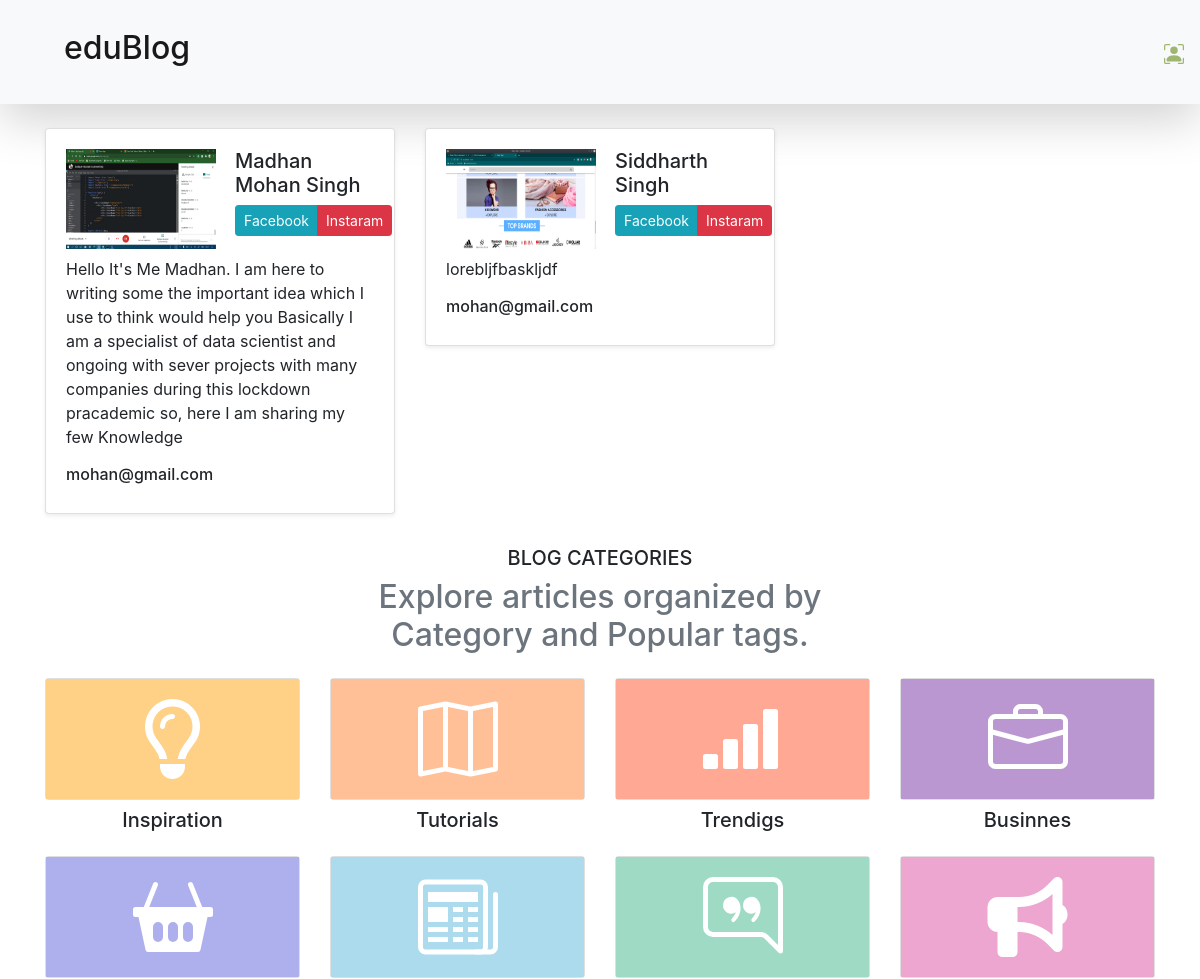
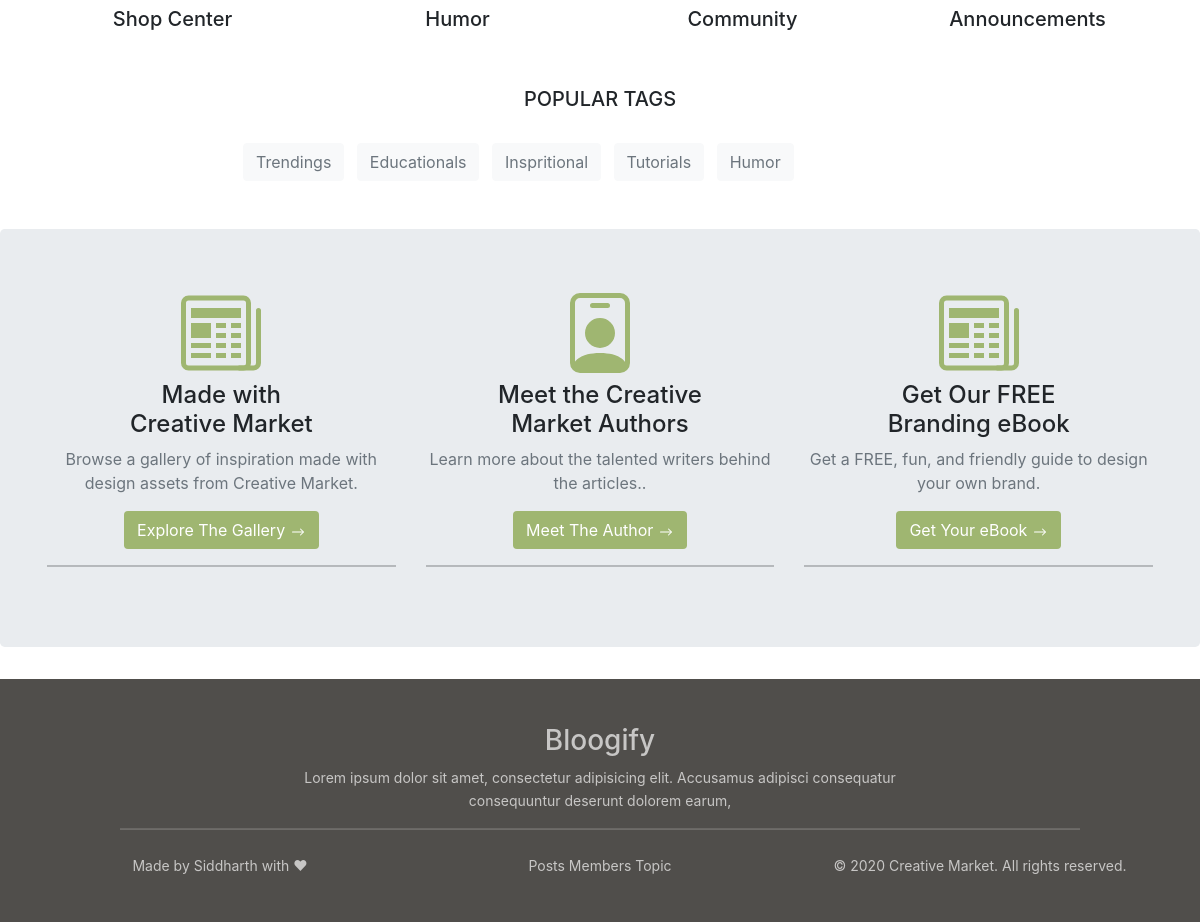
The app's page /meet_author with its own data (2 pictures, top to bottom).
### datawork/models.py (models this page shows, shortened)
class NewUser(models.Model):
    nu_id = models.AutoField(primary_key=True)
    nu_name = models.CharField(max_length=200)
    nu_city = models.CharField(max_length=200, null=True)
    nu_state = models.CharField(max_length=200, null=True)
    nu_image = models.ImageField(upload_to="media")
    nu_doc = models.DateField()
    nu_address = models.TextField()
    nu_phone = models.CharField(max_length=200)
    nu_email = models.EmailField()
    nu_password = models.CharField(max_length=200)
    nu_myself = models.TextField()

class Category(models.Model):
    cat_id = models.AutoField(primary_key=True)
    cat_title = models.CharField(max_length=200)
    cat_doc = models.DateTimeField(default=timezone.now)

### datawork/views.py (the view)
# urls.py: path('meet_author', views.meet_author, name="meet_author"),
def meet_author(r):
    return render(r, "public/meet_author.html", {
        "newauthor": NewUser.objects.all(),
        "cat": Category.objects.all(),
    })

### templates/public/meet_author.html (shortened to what this page needs)
{% extends 'public/base.html' %}
{% load static %}
{% block author %}
    <div class="container">
        <div class="row">
            <div class="col-lg-12 mx-auto mt-3">
                <div class="row">
                    {% for foo in newauthor %}
                        <div class="col-lg-4 mt-2">
                                <div class="card shadow-sm">
                                    <div class="card-body">
                                        <div class="row">
                                            <div class="col-lg-6">
                                                <img src="{{ foo.nu_image.url }}" alt="" width="150" height="100">
                                            </div>
                                            <div class="col-lg-6">
                                                <h5>{{ foo.nu_name }}</h5>
                                               <div class="btn-group">
                                                    <button class="btn btn-sm btn-info">Facebook</button>
                                                    <button class="btn btn-sm btn-danger">Instaram</button>
                                               </div>
                                            </div>
                                        </div>
                                        <p class="card-text mt-2">{{ foo.nu_myself }}</p>
                                        <h6>{{ foo.nu_email }}</h6>
                                    </div>
                                </div>
                        </div>
                    {% endfor %}
                </div>
            </div>
        </div>
    </div>
{% endblock %}
{% block catshow %}
    {{ block.super }}
{% endblock %}
{% block tags %}
    {{ block.super }}
{% endblock %}
{% block footer %}
    {{ block.super }}
{% endblock %}

### templates/public/base.html (shortened to what this page needs)
<!DOCTYPE html>
<html lang="en">
<head>
    <link rel="stylesheet" href="https://stackpath.bootstrapcdn.com/bootstrap/5.0.0-alpha1/css/bootstrap.min.css">
    <link rel="stylesheet" href="https://stackpath.bootstrapcdn.com/bootstrap/4.5.0/css/bootstrap.min.css">
    {% load static %}
</head>
<body>
    <nav class="navbar navbar-expand-lg navbar-light bg-light shadow-lg py-4">
        <a href="{% url 'homepage' %}" class="navbar-brand ml-5"><h2>eduBlog</h2></a>
            <ul class="navbar-nav ml-auto">
                {% if 'logins' not in request.session %}
                    <li class="nav-item">
                        <a href="{% url 'signin' %}">
                        </a>
                     </li>
                {% endif %}
            </ul>
    </nav>
    {% block author %}
    {% endblock %}
    {% block catshow %}
        <div class="container mt-3">
            <div class="row">
               <div class="heading text-center mt-3">
                    <h5>BLOG CATEGORIES</h5>
                    <h2 class="text-muted">Explore articles organized by <br>Category and Popular tags.</h2>
               </div>
                <div class="col-lg-3 mt-3">
                    <div class="card">
                        <div class="card-body" style="background-color:#fed187">
                            <div class="icon text-center">
                                <i class="far fa-lightbulb" style="color: white; font-size: 80px"></i>
                            </div>
                        </div>
                    </div>
                    <h5 class="text-center mt-2">Inspiration</h5>
                </div>
                <div class="col-lg-3 mt-3">
                    <div class="card">
                        <div class="card-body" style="background-color:#ffbf97">
                            <div class="icon text-center">
                            </div>
                        </div>
                    </div>
                    <h5 class="text-center mt-2">Tutorials</h5>
                </div>
                <div class="col-lg-3 mt-3">
                    <div class="card">
                        <div class="card-body" style="background-color:#ffa995">
                            <div class="icon text-center">
                            </div>
                        </div>
                    </div>
                    <h5 class="text-center mt-2">Trendigs</h5>
                </div>
                <div class="col-lg-3 mt-3">
                    <div class="card">
                        <div class="card-body" style="background-color:#bb97d1;">
                            <div class="icon text-center">
                            </div>
                        </div>
                    </div>
                    <h5 class="text-center mt-2">Businnes</h5>
                </div>
                <div class="col-lg-3 mt-3">
                    <div class="card">
                        <div class="card-body" style="background-color:#aeb0ed;">
                            <div class="icon text-center">
                            </div>
                        </div>
                    </div>
                    <h5 class="text-center mt-2">Shop Center</h5>
                </div>
                <div class="col-lg-3 mt-3">
                    <div class="card">
                        <div class="card-body" style="background-color:#abdbed;">
                            <div class="icon text-center">
                            </div>
                        </div>
                    </div>
                    <h5 class="text-center mt-2">Humor</h5>
                </div>
                <div class="col-lg-3 mt-3">
                    <div class="card">
                        <div class="card-body" style="background-color:#9fdac5;">
                            <div class="icon text-center">
                            </div>
                        </div>
                    </div>
                    <h5 class="text-center mt-2">Community</h5>
                </div>
                <div class="col-lg-3 mt-3">
                    <div class="card">
                        <div class="card-body" style="background-color:#eca6d0;">
                            <div class="icon text-center">
                                <i class="fas fa-bullhorn" style="color: white; font-size: 80px"></i>
                            </div>
                        </div>
                    </div>
                    <h5 class="text-center mt-2">Announcements</h5>
                </div>
            </div>
        </div>
    {% endblock %}
    {% block tags %}
            <div class="container">
                <div class="row">
                    <h5 class="text-center mt-5">POPULAR TAGS</h5>
                    <div class="col-lg-8 mx-auto mt-3">
                        {% for foo in cat %}
                            <a href="{% url 'category_filter' foo.cat_id %}" class="btn btn-light text-muted ml-2 mt-2">{{ foo.cat_title }}</a>
                        {% endfor %}
                    </div>
                </div>
            </div>
    {% endblock %}
    {% block jumbotron %}
         <div class="jumbotron mt-5">
        <div class="container">
            <div class="row">
                <div class="col-lg-4">
                    <div class="box text-center">
                        <div class="icon">
                        </div>
                        <h4 class="mt-2">Made with <br> Creative Market</h4>
                        <p class="mt-2 text-muted">Browse a gallery of inspiration made with design assets from Creative Market.</p>
                        <div class="btn text-white" style="background-color:#9fb671 ">Explore The Gallery
                            <span>
                            </span>
                        </div>
                    </div>
                    <hr>
                </div>
                <div class="col-lg-4">
                    <div class="box2 text-center">
                        <div class="icon">
                        </div>
                        <h4 class="mt-2">Meet the Creative <br> Market Authors</h4>
                        <p class="mt-2 text-muted">Learn more about the talented writers behind the articles..</p>
                        <a href="{% url 'meet_author' %}" class="btn text-white" style="background-color:#9fb671 ">Meet The Author
                            <span>
                            </span>
                        </a>
                    </div>
                    <hr>
                </div>
                <div class="col-lg-4">
                    <div class="box3 text-center">
                        <div class="icon">
                        </div>
                        <h4 class="mt-2">Get Our FREE <br> Branding eBook</h4>
                        <p class="mt-2 text-muted">Get a FREE, fun, and friendly guide to design your own brand.</p>
                        <a href="" class="btn text-white" style="background-color:#9fb671 ">Get Your eBook
                            <span>
                            </span>
                        </a>
                    </div>
                    <hr>
                </div>
            </div>
        </div>
    </div>
    {% endblock %}
    {% block footer %}
        <footer id="footer-global" data-module="Footer">
            <div class="head">
                <h3>Bloogify</h3>
                <p>Lorem ipsum dolor sit amet, consectetur adipisicing elit. Accusamus adipisci consequatur <br>consequuntur deserunt dolorem earum,</p>
            </div>
            <hr style="margin-left: 120px; margin-right: 120px">
            <div class="container">
                <div class="row text-center">
                    <div class="col-lg-4 mt-2" style="text-decoration: none;  ">Made by Siddharth with ❤</div>
                    <div class="col-lg-4 mt-2"> Posts  Members  Topic</div>
                    <div class="col-lg-4 mt-2">© 2020 Creative Market. All rights reserved.</div>
                </div>
            </div>
        </footer>
    {% endblock %}
</body>
</html>

### templates/public/base.html (style rules this page uses)
#footer-global { background: #504e4b; height: auto; position: relative; bottom: auto; left: auto; right: auto; z-index: 1; color: #c7c6c5; font-size: 14px; line-height: 23px; text-align: center; padding: 45px 0; }

### records on screen
NewUser: nu_image (picture), nu_name "Madhan Mohan Singh", nu_myself "Hello It's Me Madhan. I am here to writing some the important idea which I use to think would help you Basically I am a specialist of data scientist and ongoing with sever projects with many companies during this lockdown pracademic so, here I am sharing my few Knowledge", nu_email "mohan@gmail.com"
NewUser: nu_image (picture), nu_name "Siddharth Singh", nu_myself "lorebljfbaskljdf", nu_email "mohan@gmail.com"
Category: cat_title "Trendings"
Category: cat_title "Educationals"
Category: cat_title "Inspritional"
Category: cat_title "Tutorials"
Category: cat_title "Humor"
